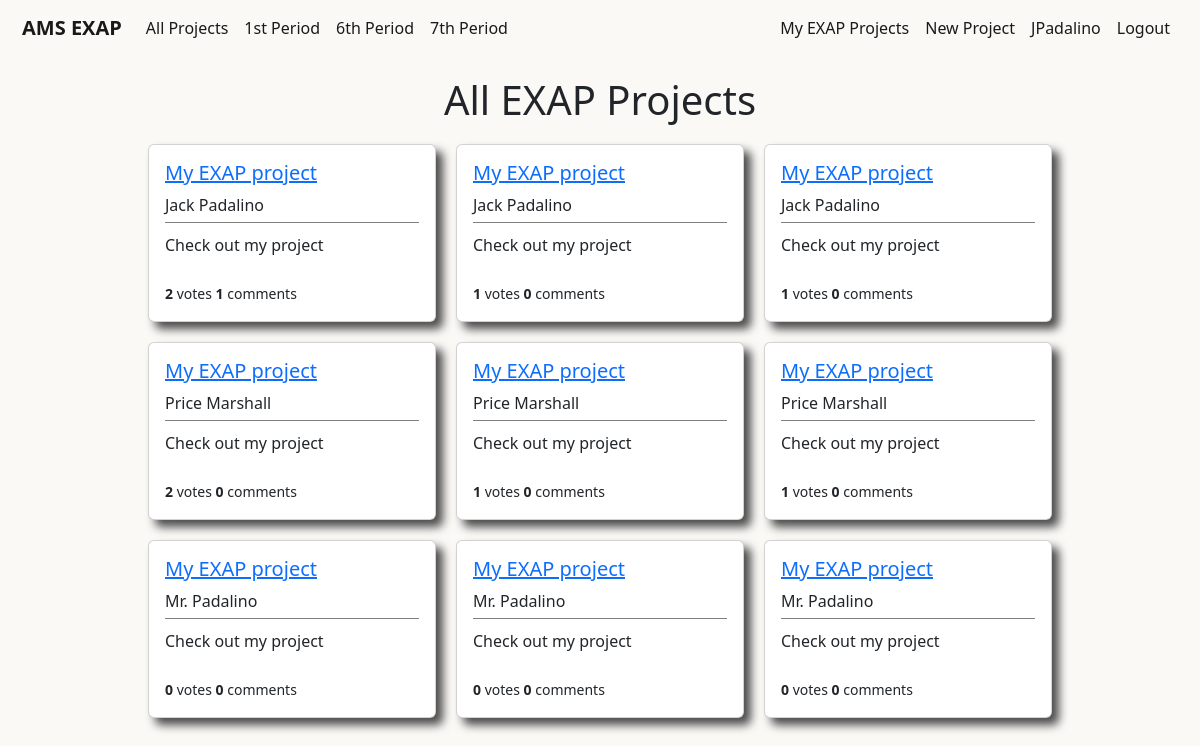
Page /users/projects/ (signed in) on the committed database.
### users/models.py (models this page shows, shortened)
class Project(models.Model):
    student = models.ForeignKey(User,on_delete=models.CASCADE)
    period = models.IntegerField(choices=periods,default=1)
    liked = models.ManyToManyField(User,default=None,blank=True,related_name='likes')
    title = models.CharField(max_length=50,default='My EXAP project')
    blurb = models.CharField(max_length=100,default='Check out my project')
    description = models.TextField(default="I haven't written my project description yet, but trust me it will be awesome!")

### users/views.py (the view)
# urls.py: path('projects/',AllProjectListView.as_view(),name='users-studentprojects'),
class AllProjectListView(ListView):
    model = Project
    template_name = 'users/allstudentprojects.html'
    context_object_name = 'projects'

### users/templates/users/allstudentprojects.html
{% extends 'main/base.html' %}
{% block content %}
<div class='page-title'>
    <h1>All EXAP Projects</h1>
</div>
{% if user.is_authenticated %}
    <div class='container'>
        {% for project in projects %}
            <div class="card project-card" style="width: 18rem;">
                <div class="card-body project-card-body">
                    <h5><a class="article-title" href="{% url 'project-details' project.pk %}">{{ project.title }}</a></h5>
                    <h8 class="card-title project-card-student">{{ project.student.first_name }} {{ project.student.last_name }}</h8>
                    <div class='project-card-blurb'>
                        <p class="card-text project-card-text">{{ project.blurb }}</p>
                    </div>
                    <br>
                    <small><b>{{ project.liked.all.count }}</b> votes <b>{{ project.comments.all.count }}</b> comments</small>
                </div>
            </div>
        {% endfor %}
    </div>
{% endif %}
{% endblock content %}

### main/templates/main/base.html (shortened to what this page needs)
{% load static %}
<!doctype html>
<html lang="en">
<head>
    <link href="https://cdn.jsdelivr.net/npm/bootstrap@5.2.0-beta1/dist/css/bootstrap.min.css" rel="stylesheet"
>
    <link rel="stylesheet" type="text/css" href="{% static 'main/main.css' %}">
</head>
<body>
    <nav class="navbar navbar-expand-md navbar-light">
        <div class="container-fluid">
            <a class="navbar-brand" href="{% url 'main-home' %}"><b>AMS EXAP</b></a>
            <div class="collapse navbar-collapse" id="navbarSupportedContent">
                <ul class="navbar-nav me-auto mb-2 mb-lg-0">
                    {% if user.is_authenticated %}
                    <li class="nav-item">
                        <a class="nav-link active" href="{% url 'users-studentprojects' %}">All Projects</a>
                    </li>
                    <li class="nav-item">
                        <a class="nav-link active" href="{% url 'users-firstperiodprojects' %}">1st Period</a>
                    </li>
                    <li class="nav-item">
                        <a class="nav-link active" href="{% url 'users-sixthperiodprojects' %}">6th Period</a>
                    </li>
                    <li class="nav-item">
                        <a class="nav-link active" href="{% url 'users-seventhperiodprojects' %}">7th Period</a>
                    </li>
                    {% endif %}
                </ul>
            </div>
            <div class='navbar-nav'>
                {% if user.is_authenticated %}
                <a class="nav-link active" aria-current="page" href="{% url 'users-myprojects' user.id %}">My EXAP
                    Projects</a>
                <a class="nav-link active" aria-current="page" href="{% url 'create-project' %}">New Project</a>
                <a class="nav-link active" aria-current="page" href="{% url 'users-profile' %}">{{ user.username }}</a>
                <a class="nav-link active" aria-current="page" href="{% url 'users-logout' %}">Logout</a>
                {% else %}
                <a class="nav-link active" aria-current="page" href="{% url 'users-login' %}">Login</a>
                <a class="nav-link active" aria-current="page" href="{% url 'users-register' %}">Register</a>
                {% endif %}
            </div>
        </div>
    </nav>
    <main role="main" class='page-content'>
        {% block content %}
        {% endblock %}
    </main>
    <br><br><br><br>
</body>
</html>

### main/static/main/main.css (style rules this page uses)
body { background-color:#FAF9F6; }
.navbar { background-color:#FAF9F6; padding-left:10px; padding-right:10px; margin-bottom:20px; }
.page-content { margin-left:20px; margin-right:20px; }
.page-title { margin-bottom:20px; text-align:center; }
.project-card { box-shadow: 7px 7px 10px rgb(75, 75, 75); }
.project-card-blurb { margin-top:5px; padding-top:10px; border-top: 1px solid grey; }
.container { display:flex; flex-wrap:wrap; justify-content:center; row-gap:20px; column-gap:20px; }

### rows in the picture
Project: title "My EXAP project", student.first_name "Jack", student.last_name "Padalino", blurb "Check out my project", liked.all.count "2", comments.all.count "1"
Project: title "My EXAP project", student.first_name "Jack", student.last_name "Padalino", blurb "Check out my project", liked.all.count "1", comments.all.count "0"
Project: title "My EXAP project", student.first_name "Jack", student.last_name "Padalino", blurb "Check out my project", liked.all.count "1", comments.all.count "0"
Project: title "My EXAP project", student.first_name "Price", student.last_name "Marshall", blurb "Check out my project", liked.all.count "2", comments.all.count "0"
Project: title "My EXAP project", student.first_name "Price", student.last_name "Marshall", blurb "Check out my project", liked.all.count "1", comments.all.count "0"
Project: title "My EXAP project", student.first_name "Price", student.last_name "Marshall", blurb "Check out my project", liked.all.count "1", comments.all.count "0"
Project: title "My EXAP project", student.first_name "Mr.", student.last_name "Padalino", blurb "Check out my project", liked.all.count "0", comments.all.count "0"
Project: title "My EXAP project", student.first_name "Mr.", student.last_name "Padalino", blurb "Check out my project", liked.all.count "0", comments.all.count "0"
Project: title "My EXAP project", student.first_name "Mr.", student.last_name "Padalino", blurb "Check out my project", liked.all.count "0", comments.all.count "0"

### other values in the picture
{{ user.username }} "JPadalino"
